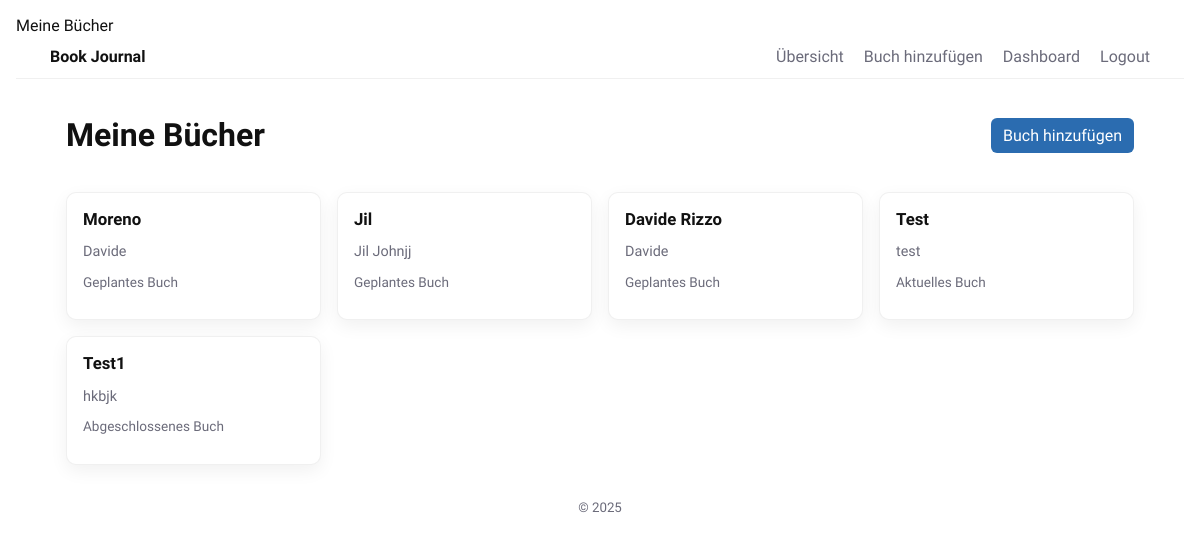
The page / (signed in) on the database its author committed.
### Main.py (models this page shows)
class Book(Base):
    __tablename__ = "books"
    id = Column(Integer, primary_key=True)
    title = Column(String, nullable=False)
    author = Column(String)
    status = Column(String, default="Geplantes Buch")
    user_id = Column(Integer, ForeignKey("users.id"), nullable=False)
    notes = relationship("Note", back_populates="book", cascade="all, delete")
    user = relationship("User", back_populates="books")

### Main.py (the view)
@app.route('/')
def index():
    books = []
    if session.get('user_id'):
        books = list_books(session['user_id'])
    return render_template('index.html', books=books, logged_in=session.get('user_id') is not None)

### Main.py (called while the page is built)
def list_books(user_id):
    return db_session.query(Book).filter(Book.user_id == user_id).all()

### templates/index.html (shortened to what this page needs)
{% extends "base.html" %}
{% block content %}
{% if logged_in %}
  <div class="page-actions">
    <h1>Meine Bücher</h1>
    <a class="btn" href="{{ url_for('add_book') }}">Buch hinzufügen</a>
  </div>
  <div class="books-grid">
  {% for book in books %}
      <article class="book-card">
          <a href="{{ url_for('book_detail', book_id=book.id) }}">
              <h2>{{ book.title }}</h2>
              <p class="meta">{{ book.author }}</p>
              <p class="status">{{ book.status }}</p>
          </a>
      </article>
  {% else %}
      <!--
        Wird ausgeführt, wenn die Liste 'books' leer ist.
        Zeigt eine Nachricht, dass noch keine Bücher vorhanden sind.
      -->
      <p>Keine Bücher vorhanden. Füge ein neues Buch hinzu.</p>
  {% endfor %}
  </div>
{% endif %}
{% endblock %}

### templates/base.html (shortened to what this page needs)
<!doctype html>
<html lang="de">
<head>
  <link rel="stylesheet" href="{{ url_for('static', filename='style.css') }}">
</head>
<body>
  <header class="site-header">
    <nav class="nav">
      <a class="brand" href="{{ url_for('index') }}">Book Journal</a>
      <div class="nav-actions">
        {% if session.get('user_id') %}
          <a href="{{ url_for('index') }}">Übersicht</a>
          <a href="{{ url_for('add_book') }}">Buch hinzufügen</a>
          <a href="{{ url_for('dashboard') }}">Dashboard</a>
          <a href="{{ url_for('logout') }}">Logout</a>
        {% else %}
          <a href="{{ url_for('login') }}">Login</a>
          <a href="{{ url_for('register') }}">Registrieren</a>
        {% endif %}
      </div>
    </nav>
  </header>
  <main class="container">
    {% block content %}{% endblock %}
  </main>
  <footer class="site-footer">
    <small>&copy; 2025</small>
  </footer>
</body>
</html>

### static/style.css (style rules this page uses)
:root { --bg: #ffffff; --fg: #111; --muted: #6b6b7a; --card: #fff; --radius: 10px; --gap: 1rem; --shadow: 0 6px 18px rgba(0,0,0,0.06); --accent: #2b6cb0; --font: 'Work Sans', system-ui, -apple-system, "Segoe UI", Roboto, "Helvetica Neue", Arial; font-size:16px; }
* { box-sizing:border-box }
body { margin:0; font-family:var(--font); background:var(--bg); color:var(--fg); -webkit-font-smoothing:antialiased; -moz-osx-font-smoothing:grayscale; padding:1rem; }
.site-header { border-bottom:1px solid rgba(0,0,0,0.06);background:transparent }
.nav { display:flex;align-items:center;justify-content:space-between;max-width:1100px;margin:0 auto;padding:0.75rem 0 }
.brand { font-weight:700;color:var(--fg);text-decoration:none }
.nav-actions a { margin-left:1rem;color:var(--muted);text-decoration:none }
.container { max-width:1100px;margin:1rem auto;padding:0 1rem }
.books-grid { display:grid; grid-template-columns:repeat(auto-fill,minmax(220px,1fr)); gap:var(--gap); margin:1rem 0; }
.book-card { background:var(--card); color:var(--fg); padding:16px; border-radius:var(--radius); border:1px solid rgba(0,0,0,0.06); box-shadow:var(--shadow); transition:transform .14s ease,box-shadow .14s ease; display:flex; flex-direction:column; min-height:120px; }
.book-card a { color:inherit;text-decoration:none;display:block;height:100% }
.book-card h2 { margin:0 0 .4rem 0;font-size:1.05rem }
.book-card .meta { font-size:0.9rem;color:var(--muted);margin-bottom:0.4rem }
.book-card .status { font-size:0.85rem;color:var(--muted) }
.page-actions { display:flex;justify-content:space-between;align-items:center }
.btn { background:var(--accent);color:#fff;border:none;padding:8px 12px;border-radius:6px;cursor:pointer;text-decoration:none;display:inline-block }
.site-footer { margin-top:2rem;text-align:center;color:var(--muted) }

### rows shown on the page
Book: title "Moreno", author "Davide", status "Geplantes Buch"
Book: title "Jil", author "Jil Johnjj", status "Geplantes Buch"
Book: title "Davide Rizzo", author "Davide", status "Geplantes Buch"
Book: title "Test", author "test", status "Aktuelles Buch"
Book: title "Test1", author "hkbjk", status "Abgeschlossenes Buch"
